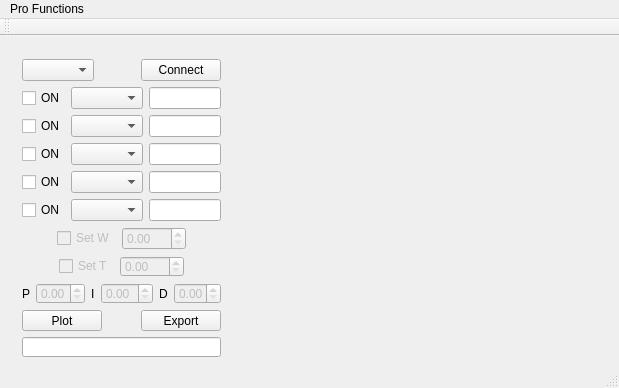
<?xml version="1.0" encoding="UTF-8"?>
<ui version="4.0">
 <class>Gefest</class>
 <widget class="QMainWindow" name="Gefest">
  <property name="geometry">
   <rect>
    <x>0</x>
    <y>0</y>
    <width>619</width>
    <height>388</height>
   </rect>
  </property>
  <property name="windowTitle">
   <string>Gefest v 1.0.0</string>
  </property>
  <widget class="QWidget" name="centralWidget">
   <widget class="QWidget" name="layoutWidget">
    <property name="geometry">
     <rect>
      <x>11</x>
      <y>12</y>
      <width>221</width>
      <height>320</height>
     </rect>
    </property>
    <layout class="QVBoxLayout" name="verticalLayout_3">
     <item>
      <layout class="QHBoxLayout" name="horizontalLayout">
       <item>
        <widget class="QComboBox" name="comboBoxComPorts"/>
       </item>
       <item>
        <spacer name="horizontalSpacer_9">
         <property name="orientation">
          <enum>Qt::Horizontal</enum>
         </property>
         <property name="sizeHint" stdset="0">
          <size>
           <width>40</width>
           <height>20</height>
          </size>
         </property>
        </spacer>
       </item>
       <item>
        <widget class="QPushButton" name="pushButtonAction">
         <property name="text">
          <string>Connect</string>
         </property>
        </widget>
       </item>
      </layout>
     </item>
     <item>
      <layout class="QHBoxLayout" name="horizontalLayout_2">
       <item>
        <widget class="QCheckBox" name="checkBoxOnChannel_1">
         <property name="text">
          <string>ON</string>
         </property>
        </widget>
       </item>
       <item>
        <widget class="QComboBox" name="comboBoxChannel_1"/>
       </item>
       <item>
        <widget class="QLineEdit" name="lineEditChannel_1"/>
       </item>
      </layout>
     </item>
     <item>
      <layout class="QHBoxLayout" name="horizontalLayout_4">
       <item>
        <widget class="QCheckBox" name="checkBoxOnChannel_2">
         <property name="text">
          <string>ON</string>
         </property>
        </widget>
       </item>
       <item>
        <widget class="QComboBox" name="comboBoxChannel_2"/>
       </item>
       <item>
        <widget class="QLineEdit" name="lineEditChannel_2"/>
       </item>
      </layout>
     </item>
     <item>
      <layout class="QHBoxLayout" name="horizontalLayout_5">
       <item>
        <widget class="QCheckBox" name="checkBoxOnChannel_3">
         <property name="text">
          <string>ON</string>
         </property>
        </widget>
       </item>
       <item>
        <widget class="QComboBox" name="comboBoxChannel_3"/>
       </item>
       <item>
        <widget class="QLineEdit" name="lineEditChannel_3"/>
       </item>
      </layout>
     </item>
     <item>
      <layout class="QHBoxLayout" name="horizontalLayout_6">
       <item>
        <widget class="QCheckBox" name="checkBoxOnChannel_4">
         <property name="text">
          <string>ON</string>
         </property>
        </widget>
       </item>
       <item>
        <widget class="QComboBox" name="comboBoxChannel_4"/>
       </item>
       <item>
        <widget class="QLineEdit" name="lineEditChannel_4"/>
       </item>
      </layout>
     </item>
     <item>
      <layout class="QHBoxLayout" name="horizontalLayout_7">
       <item>
        <widget class="QCheckBox" name="checkBoxOnChannel_5">
         <property name="text">
          <string>ON</string>
         </property>
        </widget>
       </item>
       <item>
        <widget class="QComboBox" name="comboBoxChannel_5"/>
       </item>
       <item>
        <widget class="QLineEdit" name="lineEditChannel_5"/>
       </item>
      </layout>
     </item>
     <item>
      <spacer name="verticalSpacer">
       <property name="orientation">
        <enum>Qt::Vertical</enum>
       </property>
       <property name="sizeHint" stdset="0">
        <size>
         <width>20</width>
         <height>40</height>
        </size>
       </property>
      </spacer>
     </item>
     <item>
      <layout class="QHBoxLayout" name="horizontalLayout_9">
       <item>
        <spacer name="horizontalSpacer_11">
         <property name="orientation">
          <enum>Qt::Horizontal</enum>
         </property>
         <property name="sizeHint" stdset="0">
          <size>
           <width>40</width>
           <height>20</height>
          </size>
         </property>
        </spacer>
       </item>
       <item>
        <widget class="QCheckBox" name="checkBoxSetOutputPower">
         <property name="enabled">
          <bool>false</bool>
         </property>
         <property name="text">
          <string>Set W</string>
         </property>
        </widget>
       </item>
       <item>
        <widget class="QDoubleSpinBox" name="doubleSpinBoxSetOutputPower">
         <property name="enabled">
          <bool>false</bool>
         </property>
         <property name="maximum">
          <double>100.000000000000000</double>
         </property>
        </widget>
       </item>
       <item>
        <spacer name="horizontalSpacer_2">
         <property name="orientation">
          <enum>Qt::Horizontal</enum>
         </property>
         <property name="sizeHint" stdset="0">
          <size>
           <width>40</width>
           <height>20</height>
          </size>
         </property>
        </spacer>
       </item>
      </layout>
     </item>
     <item>
      <layout class="QVBoxLayout" name="verticalLayout_2">
       <item>
        <layout class="QHBoxLayout" name="horizontalLayout_10">
         <item>
          <spacer name="horizontalSpacer_12">
           <property name="orientation">
            <enum>Qt::Horizontal</enum>
           </property>
           <property name="sizeHint" stdset="0">
            <size>
             <width>40</width>
             <height>20</height>
            </size>
           </property>
          </spacer>
         </item>
         <item>
          <widget class="QCheckBox" name="checkBoxSetTemperature">
           <property name="enabled">
            <bool>false</bool>
           </property>
           <property name="text">
            <string>Set T</string>
           </property>
          </widget>
         </item>
         <item>
          <widget class="QDoubleSpinBox" name="doubleSpinBoxSetTemperature">
           <property name="enabled">
            <bool>false</bool>
           </property>
           <property name="maximum">
            <double>100.000000000000000</double>
           </property>
          </widget>
         </item>
         <item>
          <spacer name="horizontalSpacer">
           <property name="orientation">
            <enum>Qt::Horizontal</enum>
           </property>
           <property name="sizeHint" stdset="0">
            <size>
             <width>40</width>
             <height>20</height>
            </size>
           </property>
          </spacer>
         </item>
        </layout>
       </item>
       <item>
        <layout class="QHBoxLayout" name="horizontalLayout_14">
         <item>
          <layout class="QHBoxLayout" name="horizontalLayout_11">
           <item>
            <widget class="QLabel" name="labelP">
             <property name="text">
              <string>P</string>
             </property>
            </widget>
           </item>
           <item>
            <widget class="QDoubleSpinBox" name="doubleSpinBoxP">
             <property name="enabled">
              <bool>false</bool>
             </property>
            </widget>
           </item>
          </layout>
         </item>
         <item>
          <layout class="QHBoxLayout" name="horizontalLayout_12">
           <item>
            <widget class="QLabel" name="labelI">
             <property name="text">
              <string>I</string>
             </property>
            </widget>
           </item>
           <item>
            <widget class="QDoubleSpinBox" name="doubleSpinBoxI">
             <property name="enabled">
              <bool>false</bool>
             </property>
            </widget>
           </item>
          </layout>
         </item>
         <item>
          <layout class="QHBoxLayout" name="horizontalLayout_13">
           <item>
            <widget class="QLabel" name="labelD">
             <property name="text">
              <string>D</string>
             </property>
            </widget>
           </item>
           <item>
            <widget class="QDoubleSpinBox" name="doubleSpinBoxD">
             <property name="enabled">
              <bool>false</bool>
             </property>
            </widget>
           </item>
          </layout>
         </item>
        </layout>
       </item>
      </layout>
     </item>
     <item>
      <layout class="QVBoxLayout" name="verticalLayout">
       <item>
        <layout class="QHBoxLayout" name="horizontalLayout_3">
         <item>
          <widget class="QPushButton" name="pushButtonPlot">
           <property name="text">
            <string>Plot</string>
           </property>
          </widget>
         </item>
         <item>
          <spacer name="horizontalSpacer_10">
           <property name="orientation">
            <enum>Qt::Horizontal</enum>
           </property>
           <property name="sizeHint" stdset="0">
            <size>
             <width>40</width>
             <height>20</height>
            </size>
           </property>
          </spacer>
         </item>
         <item>
          <widget class="QPushButton" name="pushButtonExport">
           <property name="text">
            <string>Export</string>
           </property>
          </widget>
         </item>
        </layout>
       </item>
       <item>
        <widget class="QLineEdit" name="lineEditExportFileHeader"/>
       </item>
      </layout>
     </item>
    </layout>
   </widget>
   <widget class="QCustomPlot" name="customPlot" native="true">
    <property name="geometry">
     <rect>
      <x>240</x>
      <y>40</y>
      <width>371</width>
      <height>291</height>
     </rect>
    </property>
   </widget>
   <widget class="QWidget" name="layoutWidget">
    <property name="geometry">
     <rect>
      <x>240</x>
      <y>10</y>
      <width>171</width>
      <height>22</height>
     </rect>
    </property>
    <layout class="QHBoxLayout" name="horizontalLayout_8">
     <item>
      <widget class="QLabel" name="labelX">
       <property name="text">
        <string>X</string>
       </property>
      </widget>
     </item>
     <item>
      <widget class="QLineEdit" name="lineEditX">
       <property name="enabled">
        <bool>false</bool>
       </property>
      </widget>
     </item>
     <item>
      <widget class="QLabel" name="labelY">
       <property name="text">
        <string>Y</string>
       </property>
      </widget>
     </item>
     <item>
      <widget class="QLineEdit" name="lineEditY">
       <property name="enabled">
        <bool>false</bool>
       </property>
      </widget>
     </item>
    </layout>
   </widget>
  </widget>
  <widget class="QMenuBar" name="menuBar">
   <property name="geometry">
    <rect>
     <x>0</x>
     <y>0</y>
     <width>619</width>
     <height>21</height>
    </rect>
   </property>
   <widget class="QMenu" name="menuPro_Functions">
    <property name="title">
     <string>Pro Functions</string>
    </property>
    <addaction name="actionCom_UPD"/>
    <addaction name="actionScan_Com_Porst"/>
   </widget>
   <addaction name="menuPro_Functions"/>
  </widget>
  <widget class="QToolBar" name="mainToolBar">
   <attribute name="toolBarArea">
    <enum>TopToolBarArea</enum>
   </attribute>
   <attribute name="toolBarBreak">
    <bool>false</bool>
   </attribute>
  </widget>
  <widget class="QStatusBar" name="statusBar"/>
  <action name="actionScan_Com_Porst">
   <property name="enabled">
    <bool>false</bool>
   </property>
   <property name="text">
    <string>Scan Com Porst</string>
   </property>
  </action>
  <action name="actionCom_UPD">
   <property name="text">
    <string>Com UPD</string>
   </property>
  </action>
 </widget>
 <layoutdefault spacing="6" margin="11"/>
 <customwidgets>
  <customwidget>
   <class>QCustomPlot</class>
   <extends>QWidget</extends>
   <header>qcustomplot.h</header>
   <container>1</container>
  </customwidget>
 </customwidgets>
 <resources/>
 <connections/>
</ui>
